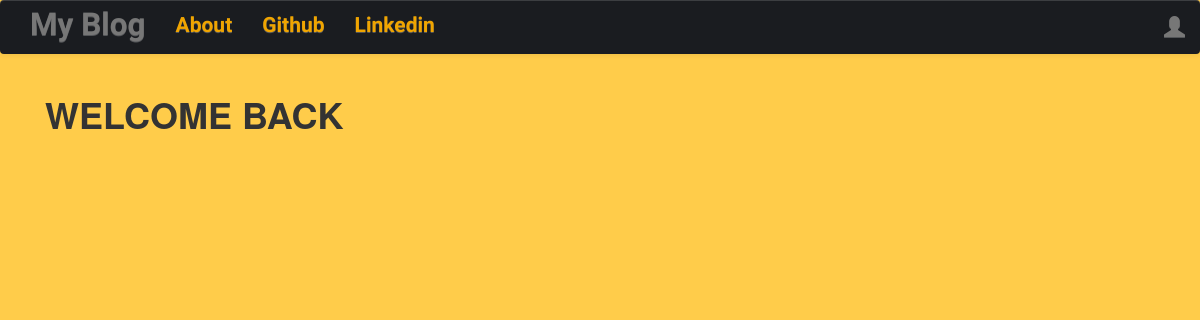
/, run on an earlier commit of the app's database.
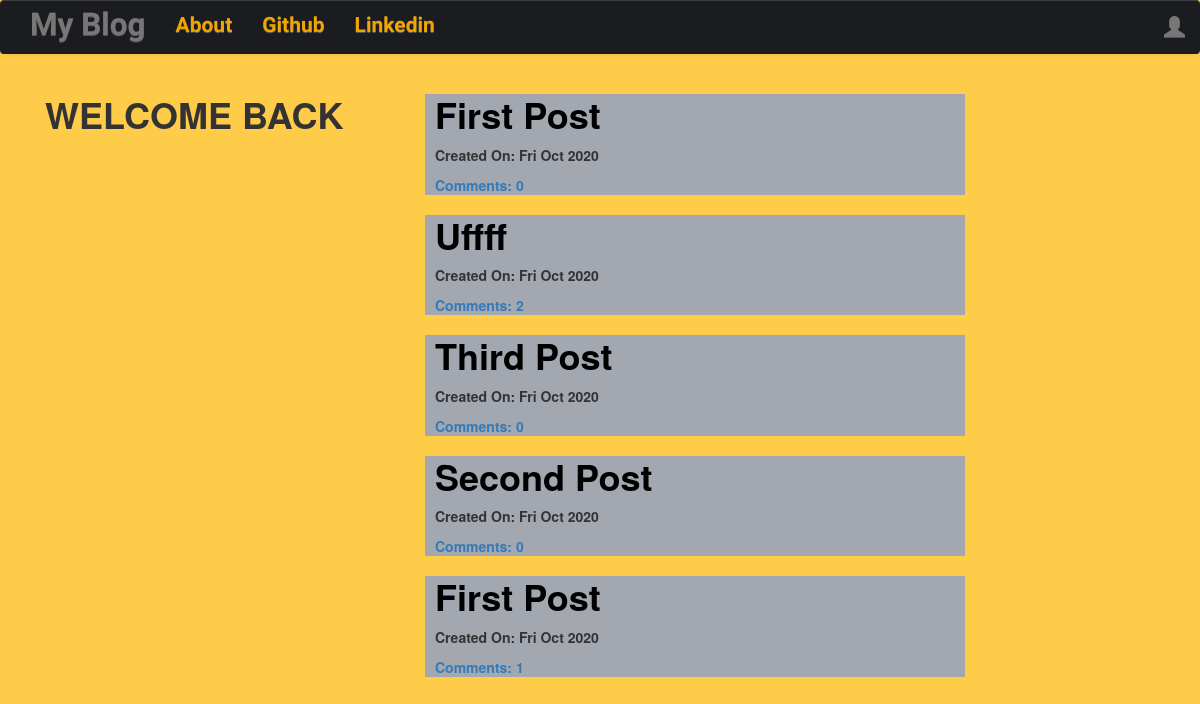
And on a later commit of the database.
### blog/models.py (models this page shows, shortened)
class Post(models.Model):
    author=models.ForeignKey('auth.user', on_delete=models.CASCADE)
    title=models.CharField(max_length=254)
    text=models.TextField()
    created_date=models.DateTimeField(default=timezone.now())
    published_date=models.DateTimeField(blank=True,null=True)
    def approve_comments(self):
        return self.comments.filter(approved_comment=True)

### blog/views.py (the view)
# urls.py: url(r'^$',views.PostListView.as_view(),name='post_list'),
class PostListView(ListView):
    model=Post
    def get_queryset(self):
        return Post.objects.filter(published_date__lte=timezone.now()).order_by('-published_date')

### blog/templates/blog/post_list.html (shortened to what this page needs)
{% extends "blog/base.html" %}
{% block content %}
    <div class="col-md-4">
      <h1><strong>WELCOME BACK</strong></h1>
    </div>
  <div class="col-md-6">
    <div class="centerstage" >
        {% for post in post_list %}
        <div class="post" style="background-color:#a2a7b0">
          <h1 style="margin-left:10px" ><a style="color:black" href="{% url 'post_detail' pk=post.pk %}"><strong>{{post.title}}</strong></a></h1>
          <div class="date">
            <p style="margin-left:10px" ><strong>Created On: {{post.created_date|date:"D M Y"}}</strong></p>
          </div>
          <a style="margin-left:10px"  href="{% url 'post_detail' pk=post.pk %}"><strong>Comments: {{post.approve_comments.count}}</strong></a>
        </div>
        {% endfor %}
    </div>
  </div>
{% endblock %}

### blog/templates/blog/base.html (shortened to what this page needs)
<!DOCTYPE html>
{% load staticfiles %}
<html lang="en" dir="ltr">
  <head>
        <link rel="stylesheet" href="https://maxcdn.bootstrapcdn.com/bootstrap/3.3.7/css/bootstrap.min.css">
        <link rel="stylesheet" href="https://maxcdn.bootstrapcdn.com/bootstrap/3.3.7/css/bootstrap-theme.min.css">
        <link rel="stylesheet" href="//cdn.jsdelivr.net/npm/medium-editor@latest/dist/css/medium-editor.min.css" type="text/css" media="screen" charset="utf-8">
        <link rel="stylesheet" href="{% static 'css/blog.css' %}">
  </head>
  <body>
<nav  style="background:#1a1c20" border=0px; class="navbar navbar-default techfont custom-navbar">
  <div class="container">
    <ul class="nav navbar-nav">
      <li><a class="navbar-brand bigbrand"  href="{% url 'post_list' %}"><strong>My Blog</strong></a></li>
      <li><a id="nav_link" href="{% url 'about' %}"><strong>About</strong></a></li>
      <li><a id="nav_link" href="https://github.com/Samrat101"><strong>Github</strong></a></li>
      <li><a id="nav_link" href="https://www.linkedin.com/in/sandeep-yadav-2449381a0/"><strong>Linkedin</strong></a></li>
    </ul>
    <ul class="nav navbar-nav navbar-right">
      {% if user.is_authenticated %}
        <li><a id="nav_link" href="{% url 'post_new' %}"><strong>New Post</strong></a></li>
        <li><a id="nav_link" href="{% url 'post_draft_list' %}"><strong>Draft</strong></a></li>
        <li><a id="nav_link" href="{% url 'logout' %}"><strong>Logout</strong></a></li>
        <li><a id="nav_link" href=""><strong>Welcome {{ user.username }}</strong></a></li>
      {% else  %}
        <li><a class="nav navbar-right"  href="{% url 'login' %}"><span class="glyphicon glyphicon-user"></span></a></li>
      {% endif %}
    </ul>
  </div>
</nav>
<div class="content container">
    <div class="row">
      <div class="col-md-12">
        <div class="blog_posts">
          {% block content %}
          {% endblock %}
        </div>
      </div>
    </div>
</div>
  </body>
</html>

### blog/static/css/blog.css (style rules this page uses)
.techfont { font-family:'Russo One',sans-serif; font-size:1.5em; border: 0px; }
.bigbrand { font-size:1.5em; }
#nav_link { color:#f0a500; }
.centerstage { margin-left: auto; margin-right: auto; }
body { background-color:#ffcc4a; }

What changed in the data, as far as the page shows it:
added Post: title "First Post", created_date "Fri Oct 2020", approve_comments.count "0"
added Post: title "Uffff", created_date "Fri Oct 2020", approve_comments.count "2"
added Post: title "Third Post", created_date "Fri Oct 2020", approve_comments.count "0"
added Post: title "Second Post", created_date "Fri Oct 2020", approve_comments.count "0"
added Post: title "First Post", created_date "Fri Oct 2020", approve_comments.count "1"
